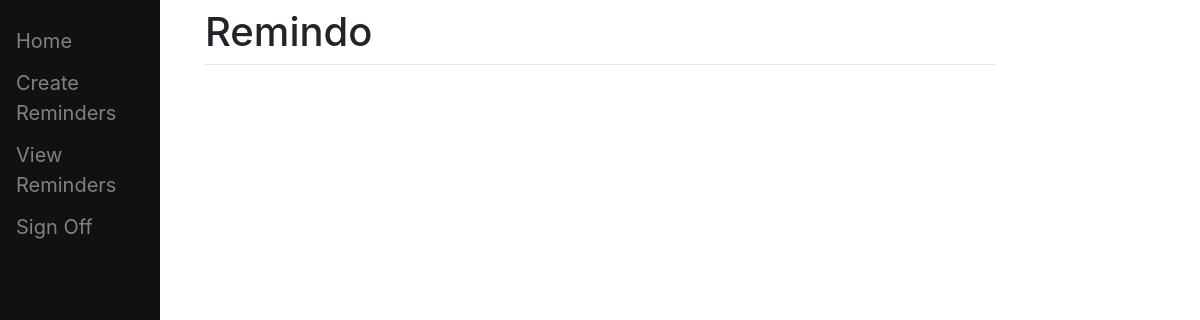
Page /remindersList/ (signed in) on the earlier database version.
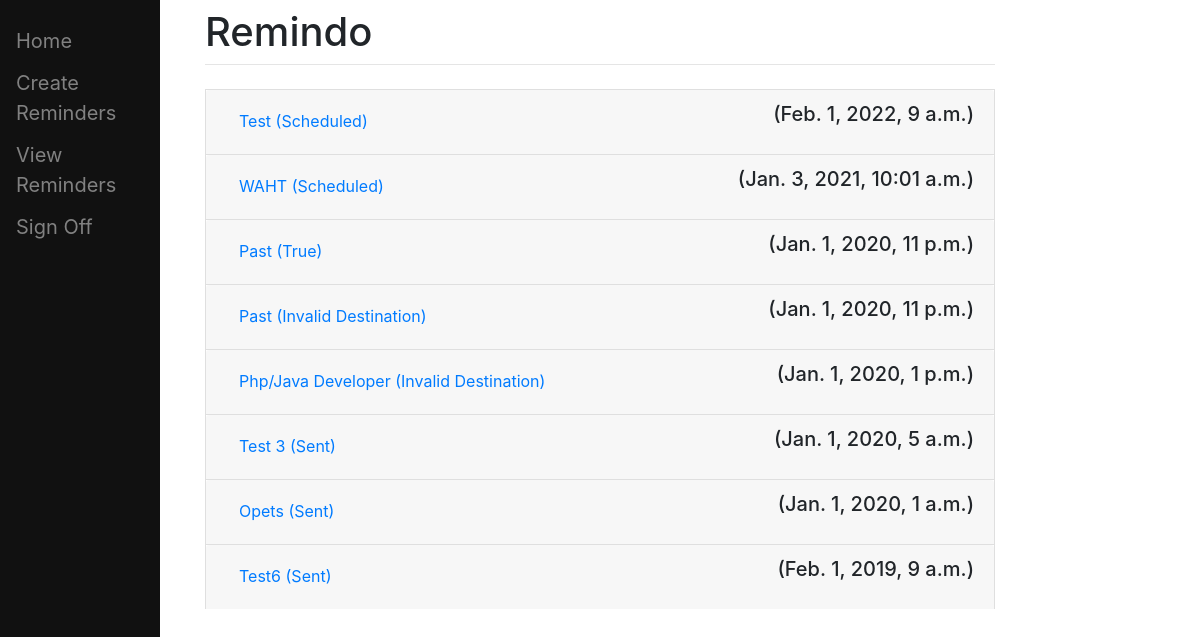
Same page on the later database version.
### remindo/models.py (models this page shows, shortened)
class Reminders(models.Model):
    title = models.CharField(max_length=150)
    message = models.TextField()
    delivery_time = models.DateTimeField()
    SENT_LOG = [("SEN","Sent"),("FOC","Out Of Credit"),("FID","Invalid Destination"),("SCD","Scheduled")]
    sent = models.CharField(max_length=3, choices=SENT_LOG, default="SCD")
    receiver = models.ForeignKey(settings.AUTH_USER_MODEL, on_delete=models.CASCADE, related_name='reminder_receiver')
    sender = models.ForeignKey(settings.AUTH_USER_MODEL, on_delete=models.CASCADE, related_name='reminder_sender')

### remindo/views.py (the view)
# urls.py: path("remindersList/", views.listReminder, name="remindersList"),
def listReminder(response):
    if not response.user.is_authenticated:
        return redirect("/login")
    if response.user.is_superuser:
        reminders = Reminders.objects.filter().order_by('-delivery_time')
    else:
        reminders = Reminders.objects.filter(receiver=response.user.id).order_by('-delivery_time')
    return render(response, "remindo/list_reminder.html", {"reminders":reminders})

### remindo/templates/remindo/list_reminder.html (shortened to what this page needs)
{% extends "remindo/base.html" %}
{% block content %}
 	{% for reminder in reminders %}
		<div class="accordion" id="reminder_{{reminder.id}}">
		  <div class="card">
		    <div class="card-header" id="headingOne">
		      <h5 class="mb-0">
		        <button class="btn btn-link " type="button" data-toggle="collapse" data-target="#collapse_{{reminder.id}}" aria-expanded="true" aria-controls="collapseOne">
		          {{reminder.title}} ({{reminder.get_sent_display}})
		        </button>
		       <p style="float:right">({{reminder.delivery_time}})</p>
		      </h5>
		    </div>
		  </div>
		</div>
   	{% endfor %}
{% endblock %}

### remindo/templates/remindo/base.html (shortened to what this page needs)
{% load static %}
<html>
<head>
	<link rel="stylesheet" href="https://stackpath.bootstrapcdn.com/bootstrap/4.3.1/css/bootstrap.min.css">
</head>
<body>
	<div class="sidenav">
		<a href="/">Home</a>
		{% if user.is_authenticated %}
			<a href="/createReminder">Create Reminders</a>
			<a href="/remindersList">View Reminders</a>
			<a href="/logout">Sign Off</a>
		{% else %}
			<a href="/login">Sign In</a>
		{% endif %}
	</div>
	<div id="content" name="content" class="main">
		<div class="row justify-content-center">
			<div class="col-8">
				<h1 class="mt-2">Remindo</h1>
				<hr class="mt-0 mb-4">
				{% block content %}
				{% endblock %}
			</div>
		</div>
	</div>
</body>
<link rel="stylesheet" type="text/css" href="{% static 'remindo/sidebar.css' %}">
</html>

### remindo/static/remindo/sidebar.css (style rules this page uses)
.sidenav { height:100%; width:160px; position: fixed; z-index:1; top:0; left:0; background-color:#111; overflow-x: :hidden; padding-top:20px; }
.sidenav a { padding:6px 8px 6px 16px; text-decoration: none; font-size:20px; color: #818181; display:block; }

Differences in the rows shown:
added Reminders: title "Test", sent "Scheduled", delivery_time "Feb. 1, 2022, 9 a.m."
added Reminders: title "WAHT", sent "Scheduled", delivery_time "Jan. 3, 2021, 10:01 a.m."
added Reminders: title "Past", sent "True", delivery_time "Jan. 1, 2020, 11 p.m."
added Reminders: title "Past", sent "Invalid Destination", delivery_time "Jan. 1, 2020, 11 p.m."
added Reminders: title "Php/Java Developer", sent "Invalid Destination", delivery_time "Jan. 1, 2020, 1 p.m."
added Reminders: title "Test 3", sent "Sent", delivery_time "Jan. 1, 2020, 5 a.m."
added Reminders: title "Opets", sent "Sent", delivery_time "Jan. 1, 2020, 1 a.m."
added Reminders: title "Test6", sent "Sent", delivery_time "Feb. 1, 2019, 9 a.m."
